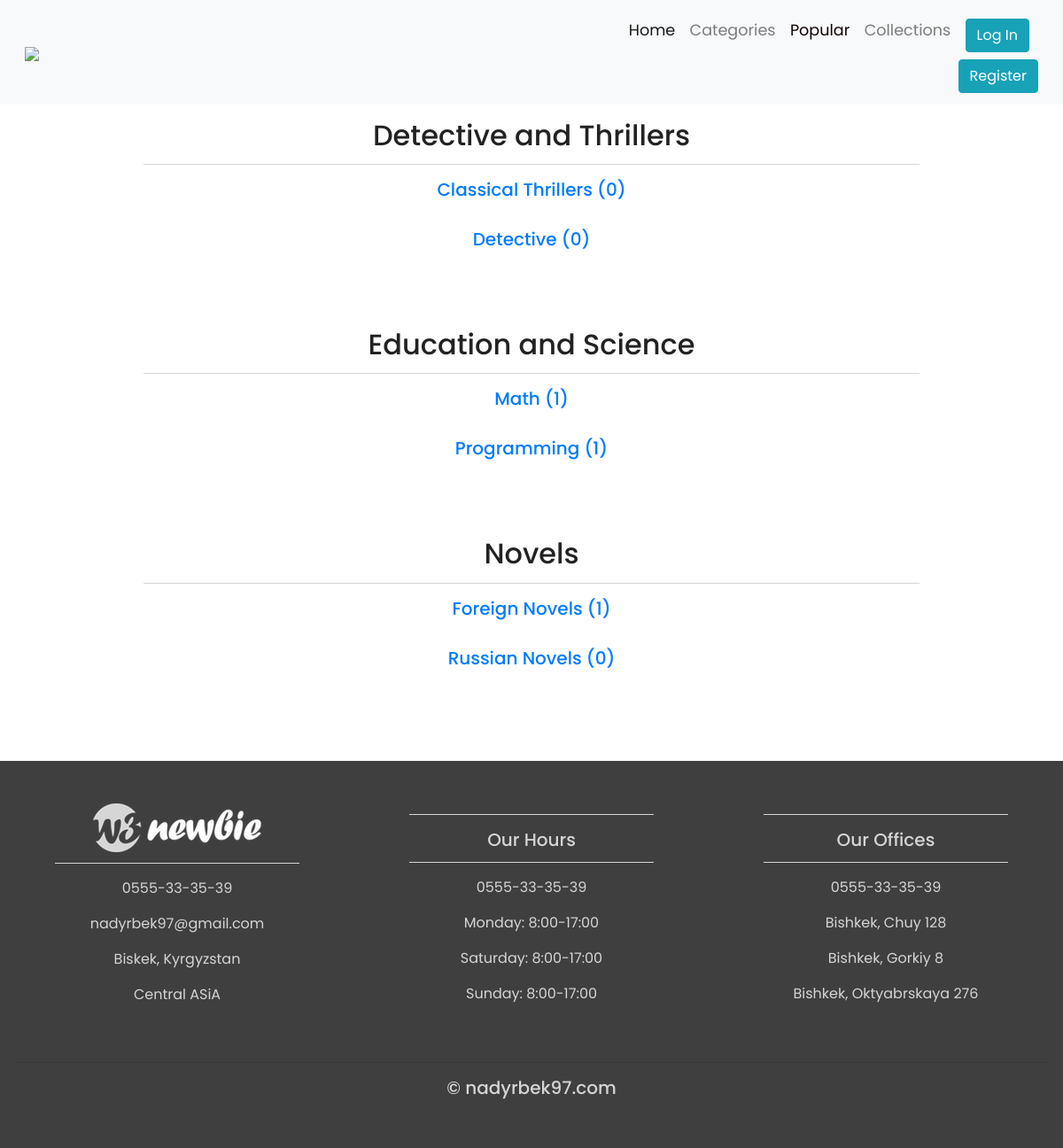
The page /categories on the database its author committed.
### book/models.py (models this page shows, shortened)
class Category(models.Model):
    title = models.CharField(max_length=250)
    class Meta:
        verbose_name_plural = "Categories"

class SubCategory(models.Model):
    title = models.CharField(max_length=250)
    main_genre = models.ForeignKey(Category,
                                   on_delete=models.CASCADE,
                                   related_name="subcategories")
    class Meta:
        verbose_name_plural = "Sub Categories"
    def get_absolute_url(self):
        return reverse('sub-category-detail', kwargs={'pk': self.pk})

### book/views.py (the view)
# urls.py: path('categories', CategoryListView.as_view(), name='category-list'),
class CategoryListView(views.generic.ListView):
    queryset = Category.objects.all()
    context_object_name = "categories"

### book/templates/book/category_list.html
{% extends 'book/base.html' %}
{% block content %}
    <div class="container-fluid padding">
        {% for category in categories %}
            <div class="row text-center">
                <div class="col-lg-12">
                    <h2>{{ category.title }}</h2>
                    <hr class="light">
                    {% for subcategory in category.subcategories.all %}
                            <a href="{{ subcategory.get_absolute_url }}"><h5> {{ subcategory.title }} ({{ subcategory.books.count }})</h5></a>
                        <br>
                    {% endfor %}
                </div>
            </div>
            <br>
        {% endfor %}
	</div>
{% endblock %}

### book/templates/book/base.html (shortened to what this page needs)
{% load static from staticfiles %}
<!DOCTYPE html>
<html lang="en">
<head>
	<link rel="stylesheet" href="https://stackpath.bootstrapcdn.com/bootstrap/4.3.1/css/bootstrap.min.css">
</head>
<body>
<nav class="navbar navbar-expand-md navbar-light bg-light sticky-top">
<div class="container-fluid">
	<a class="navbar-brand" href="{% url 'index-page-view' %}"><img src="{{ MEDIA_URL }}/media/img/kitep.svg" class="img-fluid img-logo"></a>
	<div class="collapse navbar-collapse" id="navbarResponsive">
		<ul class="navbar-nav ml-auto">
			<li class="nav-item active">
				<a class="nav-link" href="{% url "index-page-view" %}">Home</a>
			</li>
			<li class="nav-item">
				<a class="nav-link" href="{% url "category-list" %}">Categories</a>
			</li>
			<li class="nav-item">
				<a id="popular" class="nav-link" href="#">Popular</a>
			</li>
			<li class="nav-item">
				<a class="nav-link" href="{% url 'collection-list' %}">Collections</a>
			</li>
			<li class="nav-item login-link">
                {% if user.is_authenticated %}
                    <a class="nav-link" href="{% url 'user-logout' %}">
                        <button id="login-btn" class="btn btn-info">
                        Log Out
                        </button>
                    </a>
                {% else %}
                    <a class="nav-link" href="{% url 'user-login' %}">
                        <button id="login-btn" class="btn btn-info">
                        Log In
                        </button>
                    </a>
                    <a href="{% url 'user-register' %}">
                        <button id="login-btn" class="btn btn-info">
                        Register
                        </button>
                    </a>
                {% endif %}
			</li>
		</ul>
	</div>
</div>
</nav>
{% block content %}{% endblock %}
<footer>
	<div class="container-fluid padding">
		<div class="row text-center">
			<div class="col-md-4">
				<img src="{% static "w3newbie.png" %}">
				<hr class="light">
				<p>0555-33-35-39</p>
				<p>nadyrbek97@gmail.com</p>
				<p>Biskek, Kyrgyzstan</p>
				<p>Central ASiA</p>
			</div>
			<div class="col-md-4">
				<hr class="light">
				<h5>Our Hours</h5>
				<hr class="light">
				<p>0555-33-35-39</p>
				<p>Monday: 8:00-17:00</p>
				<p>Saturday: 8:00-17:00</p>
				<p>Sunday: 8:00-17:00</p>
			</div>
			<div class="col-md-4">
				<hr class="light">
				<h5>Our Offices</h5>
				<hr class="light">
				<p>0555-33-35-39</p>
				<p>Bishkek, Chuy 128 </p>
				<p>Bishkek, Gorkiy 8 </p>
				<p>Bishkek, Oktyabrskaya 276 </p>
			</div>
			<div class="col-12">
				<hr class="light-100">
				<h5>&copy; nadyrbek97.com</h5>
			</div>
		</div>
	</div>
</footer>
</body>
    <link rel="stylesheet" type="text/css" href="{% static 'main.css' %}">
</html>

### static/main.css (style rules this page uses)
html, body { height: 100%; width: 100%; font-family: 'Poppins', sans-serif; color: #222; }
.img-logo { width: 20%; }
.navbar { padding: .8rem; }
.navbar-nav li { padding: .20px; }
.nav-link { font-size: 1.1em !important; }
.padding { padding-bottom: 2rem; }
footer { background-color: #3f3f3f; color: #d5d5d5; padding-top: 2rem; }
hr.light { border-top: 1px solid #d5d5d5; width: 75%; margin-top: .8rem; margin-bottom: 1rem; }
[class*="col-"] { padding: 1rem; }

### rows shown on the page
Category: title "Detective and Thrillers"
SubCategory: title "Classical Thrillers", books.count "0"
SubCategory: title "Detective", books.count "0"
Category: title "Education and Science"
SubCategory: title "Math", books.count "1"
SubCategory: title "Programming", books.count "1"
Category: title "Novels"
SubCategory: title "Foreign Novels", books.count "1"
SubCategory: title "Russian Novels", books.count "0"
